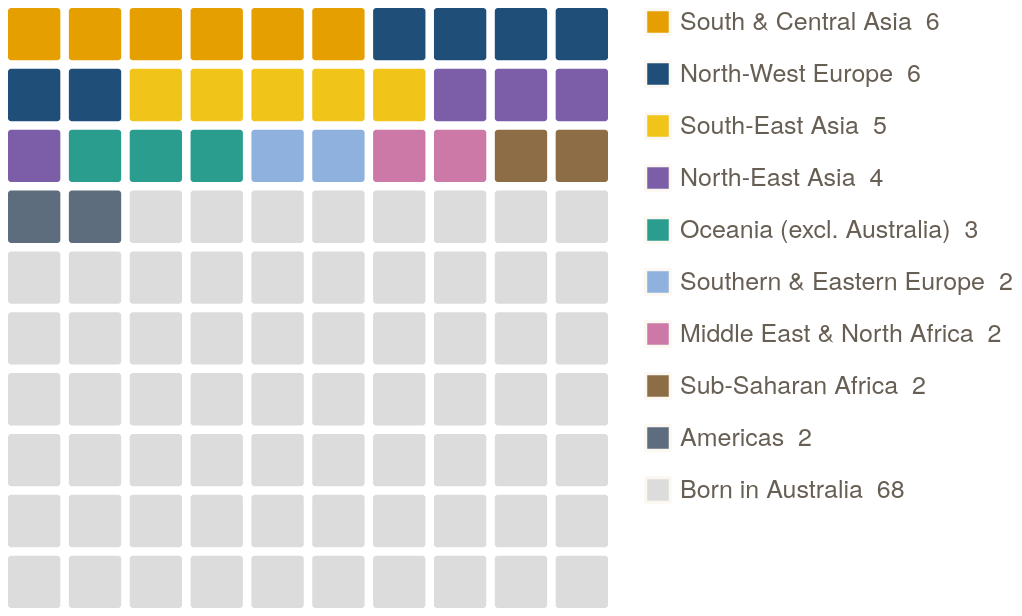

The specification (Vega-Lite) saved for this image:
### Vega-Lite specification from a JSON file in a GitHub repository (floating-point values rounded to 4 significant figures)
{"$schema": "https://vega.github.io/schema/vega-lite/v5.json", "config": {"background": null, "font": "IBM Plex Sans, Helvetica Neue, Arial, sans-serif", "padding": 4, "view": {"stroke": null}, "axis": {"labelColor": "#675f54", "titleColor": "#675f54", "gridColor": "#d8cfbf", "domainColor": "#d8cfbf", "tickColor": "#d8cfbf", "labelFont": "IBM Plex Sans, Helvetica Neue, Arial, sans-serif", "labelFontSize": 11, "titleFont": "IBM Plex Sans, Helvetica Neue, Arial, sans-serif", "titleFontWeight": 500, "titleFontSize": 11.5}, "legend": {"labelColor": "#675f54", "titleColor": "#25221d", "labelFont": "IBM Plex Sans, Helvetica Neue, Arial, sans-serif", "titleFont": "IBM Plex Sans, Helvetica Neue, Arial, sans-serif", "titleFontWeight": 600, "labelFontSize": 12, "titleFontSize": 12, "symbolStrokeColor": "#fbf8f2"}, "text": {"color": "#25221d", "font": "IBM Plex Sans, Helvetica Neue, Arial, sans-serif"}, "tooltipFormat": {"numberFormat": ",.0f"}}, "width": 300, "height": 300, "data": {"values": [{"region": "South & Central Asia", "n": 1746360, "pct": 6.3, "label": "Born in South & Central Asia", "i": 0, "col": 0, "row": 0}, {"region": "South & Central Asia", "n": 1746360, "pct": 6.3, "label": "Born in South & Central Asia", "i": 1, "col": 1, "row": 0}, {"region": "South & Central Asia", "n": 1746360, "pct": 6.3, "label": "Born in South & Central Asia", "i": 2, "col": 2, "row": 0}, {"region": "South & Central Asia", "n": 1746360, "pct": 6.3, "label": "Born in South & Central Asia", "i": 3, "col": 3, "row": 0}, {"region": "South & Central Asia", "n": 1746360, "pct": 6.3, "label": "Born in South & Central Asia", "i": 4, "col": 4, "row": 0}, {"region": "South & Central Asia", "n": 1746360, "pct": 6.3, "label": "Born in South & Central Asia", "i": 5, "col": 5, "row": 0}, {"region": "North-West Europe", "n": 1548800, "pct": 5.6, "label": "Born in North-West Europe", "i": 6, "col": 6, "row": 0}, {"region": "North-West Europe", "n": 1548800, "pct": 5.6, "label": "Born in North-West Europe", "i": 7, "col": 7, "row": 0}, {"region": "North-West Europe", "n": 1548800, "pct": 5.6, "label": "Born in North-West Europe", "i": 8, "col": 8, "row": 0}, {"region": "North-West Europe", "n": 1548800, "pct": 5.6, "label": "Born in North-West Europe", "i": 9, "col": 9, "row": 0}, {"region": "North-West Europe", "n": 1548800, "pct": 5.6, "label": "Born in North-West Europe", "i": 10, "col": 0, "row": 1}, {"region": "North-West Europe", "n": 1548800, "pct": 5.6, "label": "Born in North-West Europe", "i": 11, "col": 1, "row": 1}, {"region": "South-East Asia", "n": 1365980, "pct": 4.9, "label": "Born in South-East Asia", "i": 12, "col": 2, "row": 1}, {"region": "South-East Asia", "n": 1365980, "pct": 4.9, "label": "Born in South-East Asia", "i": 13, "col": 3, "row": 1}, {"region": "South-East Asia", "n": 1365980, "pct": 4.9, "label": "Born in South-East Asia", "i": 14, "col": 4, "row": 1}, {"region": "South-East Asia", "n": 1365980, "pct": 4.9, "label": "Born in South-East Asia", "i": 15, "col": 5, "row": 1}, {"region": "South-East Asia", "n": 1365980, "pct": 4.9, "label": "Born in South-East Asia", "i": 16, "col": 6, "row": 1}, {"region": "North-East Asia", "n": 1129440, "pct": 4.1, "label": "Born in North-East Asia", "i": 17, "col": 7, "row": 1}, {"region": "North-East Asia", "n": 1129440, "pct": 4.1, "label": "Born in North-East Asia", "i": 18, "col": 8, "row": 1}, {"region": "North-East Asia", "n": 1129440, "pct": 4.1, "label": "Born in North-East Asia", "i": 19, "col": 9, "row": 1}, {"region": "North-East Asia", "n": 1129440, "pct": 4.1, "label": "Born in North-East Asia", "i": 20, "col": 0, "row": 2}, {"region": "Oceania (excl. Australia)", "n": 866840, "pct": 3.1, "label": "Born in Oceania (excl. Australia)", "i": 21, "col": 1, "row": 2}, {"region": "Oceania (excl. Australia)", "n": 866840, "pct": 3.1, "label": "Born in Oceania (excl. Australia)", "i": 22, "col": 2, "row": 2}, {"region": "Oceania (excl. Australia)", "n": 866840, "pct": 3.1, "label": "Born in Oceania (excl. Australia)", "i": 23, "col": 3, "row": 2}, {"region": "Southern & Eastern Europe", "n": 666600, "pct": 2.4, "label": "Born in Southern & Eastern Europe", "i": 24, "col": 4, "row": 2}, {"region": "Southern & Eastern Europe", "n": 666600, "pct": 2.4, "label": "Born in Southern & Eastern Europe", "i": 25, "col": 5, "row": 2}, {"region": "Middle East & North Africa", "n": 559890, "pct": 2, "label": "Born in Middle East & North Africa", "i": 26, "col": 6, "row": 2}, {"region": "Middle East & North Africa", "n": 559890, "pct": 2, "label": "Born in Middle East & North Africa", "i": 27, "col": 7, "row": 2}, {"region": "Sub-Saharan Africa", "n": 480090, "pct": 1.7, "label": "Born in Sub-Saharan Africa", "i": 28, "col": 8, "row": 2}, {"region": "Sub-Saharan Africa", "n": 480090, "pct": 1.7, "label": "Born in Sub-Saharan Africa", "i": 29, "col": 9, "row": 2}, {"region": "Americas", "n": 469830, "pct": 1.7, "label": "Born in Americas", "i": 30, "col": 0, "row": 3}, {"region": "Americas", "n": 469830, "pct": 1.7, "label": "Born in Americas", "i": 31, "col": 1, "row": 3}, {"region": "Australia", "n": 18779950, "pct": 68, "label": "Born in Australia", "i": 32, "col": 2, "row": 3}, {"region": "Australia", "n": 18779950, "pct": 68, "label": "Born in Australia", "i": 33, "col": 3, "row": 3}, {"region": "Australia", "n": 18779950, "pct": 68, "label": "Born in Australia", "i": 34, "col": 4, "row": 3}, {"region": "Australia", "n": 18779950, "pct": 68, "label": "Born in Australia", "i": 35, "col": 5, "row": 3}, {"region": "Australia", "n": 18779950, "pct": 68, "label": "Born in Australia", "i": 36, "col": 6, "row": 3}, {"region": "Australia", "n": 18779950, "pct": 68, "label": "Born in Australia", "i": 37, "col": 7, "row": 3}, {"region": "Australia", "n": 18779950, "pct": 68, "label": "Born in Australia", "i": 38, "col": 8, "row": 3}, {"region": "Australia", "n": 18779950, "pct": 68, "label": "Born in Australia", "i": 39, "col": 9, "row": 3}, {"region": "Australia", "n": 18779950, "pct": 68, "label": "Born in Australia", "i": 40, "col": 0, "row": 4}, {"region": "Australia", "n": 18779950, "pct": 68, "label": "Born in Australia", "i": 41, "col": 1, "row": 4}, {"region": "Australia", "n": 18779950, "pct": 68, "label": "Born in Australia", "i": 42, "col": 2, "row": 4}, {"region": "Australia", "n": 18779950, "pct": 68, "label": "Born in Australia", "i": 43, "col": 3, "row": 4}, {"region": "Australia", "n": 18779950, "pct": 68, "label": "Born in Australia", "i": 44, "col": 4, "row": 4}, {"region": "Australia", "n": 18779950, "pct": 68, "label": "Born in Australia", "i": 45, "col": 5, "row": 4}, {"region": "Australia", "n": 18779950, "pct": 68, "label": "Born in Australia", "i": 46, "col": 6, "row": 4}, {"region": "Australia", "n": 18779950, "pct": 68, "label": "Born in Australia", "i": 47, "col": 7, "row": 4}, {"region": "Australia", "n": 18779950, "pct": 68, "label": "Born in Australia", "i": 48, "col": 8, "row": 4}, {"region": "Australia", "n": 18779950, "pct": 68, "label": "Born in Australia", "i": 49, "col": 9, "row": 4}, {"region": "Australia", "n": 18779950, "pct": 68, "label": "Born in Australia", "i": 50, "col": 0, "row": 5}, {"region": "Australia", "n": 18779950, "pct": 68, "label": "Born in Australia", "i": 51, "col": 1, "row": 5}, {"region": "Australia", "n": 18779950, "pct": 68, "label": "Born in Australia", "i": 52, "col": 2, "row": 5}, {"region": "Australia", "n": 18779950, "pct": 68, "label": "Born in Australia", "i": 53, "col": 3, "row": 5}, {"region": "Australia", "n": 18779950, "pct": 68, "label": "Born in Australia", "i": 54, "col": 4, "row": 5}, {"region": "Australia", "n": 18779950, "pct": 68, "label": "Born in Australia", "i": 55, "col": 5, "row": 5}, {"region": "Australia", "n": 18779950, "pct": 68, "label": "Born in Australia", "i": 56, "col": 6, "row": 5}, {"region": "Australia", "n": 18779950, "pct": 68, "label": "Born in Australia", "i": 57, "col": 7, "row": 5}, {"region": "Australia", "n": 18779950, "pct": 68, "label": "Born in Australia", "i": 58, "col": 8, "row": 5}, {"region": "Australia", "n": 18779950, "pct": 68, "label": "Born in Australia", "i": 59, "col": 9, "row": 5}, {"region": "Australia", "n": 18779950, "pct": 68, "label": "Born in Australia", "i": 60, "col": 0, "row": 6}, {"region": "Australia", "n": 18779950, "pct": 68, "label": "Born in Australia", "i": 61, "col": 1, "row": 6}, {"region": "Australia", "n": 18779950, "pct": 68, "label": "Born in Australia", "i": 62, "col": 2, "row": 6}, {"region": "Australia", "n": 18779950, "pct": 68, "label": "Born in Australia", "i": 63, "col": 3, "row": 6}, {"region": "Australia", "n": 18779950, "pct": 68, "label": "Born in Australia", "i": 64, "col": 4, "row": 6}, {"region": "Australia", "n": 18779950, "pct": 68, "label": "Born in Australia", "i": 65, "col": 5, "row": 6}, {"region": "Australia", "n": 18779950, "pct": 68, "label": "Born in Australia", "i": 66, "col": 6, "row": 6}, {"region": "Australia", "n": 18779950, "pct": 68, "label": "Born in Australia", "i": 67, "col": 7, "row": 6}, {"region": "Australia", "n": 18779950, "pct": 68, "label": "Born in Australia", "i": 68, "col": 8, "row": 6}, {"region": "Australia", "n": 18779950, "pct": 68, "label": "Born in Australia", "i": 69, "col": 9, "row": 6}, {"region": "Australia", "n": 18779950, "pct": 68, "label": "Born in Australia", "i": 70, "col": 0, "row": 7}, {"region": "Australia", "n": 18779950, "pct": 68, "label": "Born in Australia", "i": 71, "col": 1, "row": 7}, {"region": "Australia", "n": 18779950, "pct": 68, "label": "Born in Australia", "i": 72, "col": 2, "row": 7}, {"region": "Australia", "n": 18779950, "pct": 68, "label": "Born in Australia", "i": 73, "col": 3, "row": 7}, {"region": "Australia", "n": 18779950, "pct": 68, "label": "Born in Australia", "i": 74, "col": 4, "row": 7}, {"region": "Australia", "n": 18779950, "pct": 68, "label": "Born in Australia", "i": 75, "col": 5, "row": 7}, {"region": "Australia", "n": 18779950, "pct": 68, "label": "Born in Australia", "i": 76, "col": 6, "row": 7}, {"region": "Australia", "n": 18779950, "pct": 68, "label": "Born in Australia", "i": 77, "col": 7, "row": 7}, {"region": "Australia", "n": 18779950, "pct": 68, "label": "Born in Australia", "i": 78, "col": 8, "row": 7}, {"region": "Australia", "n": 18779950, "pct": 68, "label": "Born in Australia", "i": 79, "col": 9, "row": 7}, {"region": "Australia", "n": 18779950, "pct": 68, "label": "Born in Australia", "i": 80, "col": 0, "row": 8}, {"region": "Australia", "n": 18779950, "pct": 68, "label": "Born in Australia", "i": 81, "col": 1, "row": 8}, {"region": "Australia", "n": 18779950, "pct": 68, "label": "Born in Australia", "i": 82, "col": 2, "row": 8}, {"region": "Australia", "n": 18779950, "pct": 68, "label": "Born in Australia", "i": 83, "col": 3, "row": 8}, {"region": "Australia", "n": 18779950, "pct": 68, "label": "Born in Australia", "i": 84, "col": 4, "row": 8}, {"region": "Australia", "n": 18779950, "pct": 68, "label": "Born in Australia", "i": 85, "col": 5, "row": 8}, {"region": "Australia", "n": 18779950, "pct": 68, "label": "Born in Australia", "i": 86, "col": 6, "row": 8}, {"region": "Australia", "n": 18779950, "pct": 68, "label": "Born in Australia", "i": 87, "col": 7, "row": 8}, {"region": "Australia", "n": 18779950, "pct": 68, "label": "Born in Australia", "i": 88, "col": 8, "row": 8}, {"region": "Australia", "n": 18779950, "pct": 68, "label": "Born in Australia", "i": 89, "col": 9, "row": 8}, {"region": "Australia", "n": 18779950, "pct": 68, "label": "Born in Australia", "i": 90, "col": 0, "row": 9}, {"region": "Australia", "n": 18779950, "pct": 68, "label": "Born in Australia", "i": 91, "col": 1, "row": 9}, {"region": "Australia", "n": 18779950, "pct": 68, "label": "Born in Australia", "i": 92, "col": 2, "row": 9}, {"region": "Australia", "n": 18779950, "pct": 68, "label": "Born in Australia", "i": 93, "col": 3, "row": 9}, {"region": "Australia", "n": 18779950, "pct": 68, "label": "Born in Australia", "i": 94, "col": 4, "row": 9}, {"region": "Australia", "n": 18779950, "pct": 68, "label": "Born in Australia", "i": 95, "col": 5, "row": 9}, {"region": "Australia", "n": 18779950, "pct": 68, "label": "Born in Australia", "i": 96, "col": 6, "row": 9}, {"region": "Australia", "n": 18779950, "pct": 68, "label": "Born in Australia", "i": 97, "col": 7, "row": 9}, {"region": "Australia", "n": 18779950, "pct": 68, "label": "Born in Australia", "i": 98, "col": 8, "row": 9}, {"region": "Australia", "n": 18779950, "pct": 68, "label": "Born in Australia", "i": 99, "col": 9, "row": 9}]}, "params": [{"name": "wr", "select": {"type": "point", "fields": ["region"], "on": "pointerover", "clear": "pointerout"}, "bind": "legend"}], "mark": {"type": "rect", "cornerRadius": 1.5, "cursor": "pointer"}, "encoding": {"x": {"field": "col", "type": "ordinal", "axis": null, "scale": {"paddingInner": 0.14, "paddingOuter": 0}}, "y": {"field": "row", "type": "ordinal", "axis": null, "scale": {"paddingInner": 0.14, "paddingOuter": 0}}, "color": {"field": "region", "type": "nominal", "scale": {"domain": ["South & Central Asia", "North-West Europe", "South-East Asia", "North-East Asia", "Oceania (excl. Australia)", "Southern & Eastern Europe", "Middle East & North Africa", "Sub-Saharan Africa", "Americas", "Australia"], "range": ["#e69f00", "#1f4e79", "#f0c419", "#7b5ea7", "#2a9d8f", "#8fb1dd", "#cc79a7", "#8c6d46", "#5d6d7e", "#dcdcdc"]}, "legend": {"title": null, "orient": "right", "columns": 1, "symbolType": "square", "symbolSize": 150, "labelFontSize": 12.5, "labelLimit": 220, "rowPadding": 6, "labelExpr": "{\"South & Central Asia\":\"South & Central Asia  6\",\"North-West Europe\":\"North-West Europe  6\",\"South-East Asia\":\"South-East Asia  5\",\"North-East Asia\":\"North-East Asia  4\",\"Oceania (excl. Australia)\":\"Oceania (excl. Australia)  3\",\"Southern & Eastern Europe\":\"Southern & Eastern Europe  2\",\"Middle East & North Africa\":\"Middle East & North Africa  2\",\"Sub-Saharan Africa\":\"Sub-Saharan Africa  2\",\"Americas\":\"Americas  2\",\"Australia\":\"Born in Australia  68\"}[datum.label]"}}, "opacity": {"condition": {"param": "wr", "value": 1}, "value": 0.25}, "tooltip": [{"field": "label", "title": "Group"}, {"field": "pct", "title": "% of all residents", "format": ".1f"}, {"field": "n", "title": "Residents, 30 June 2025", "format": ","}]}}
